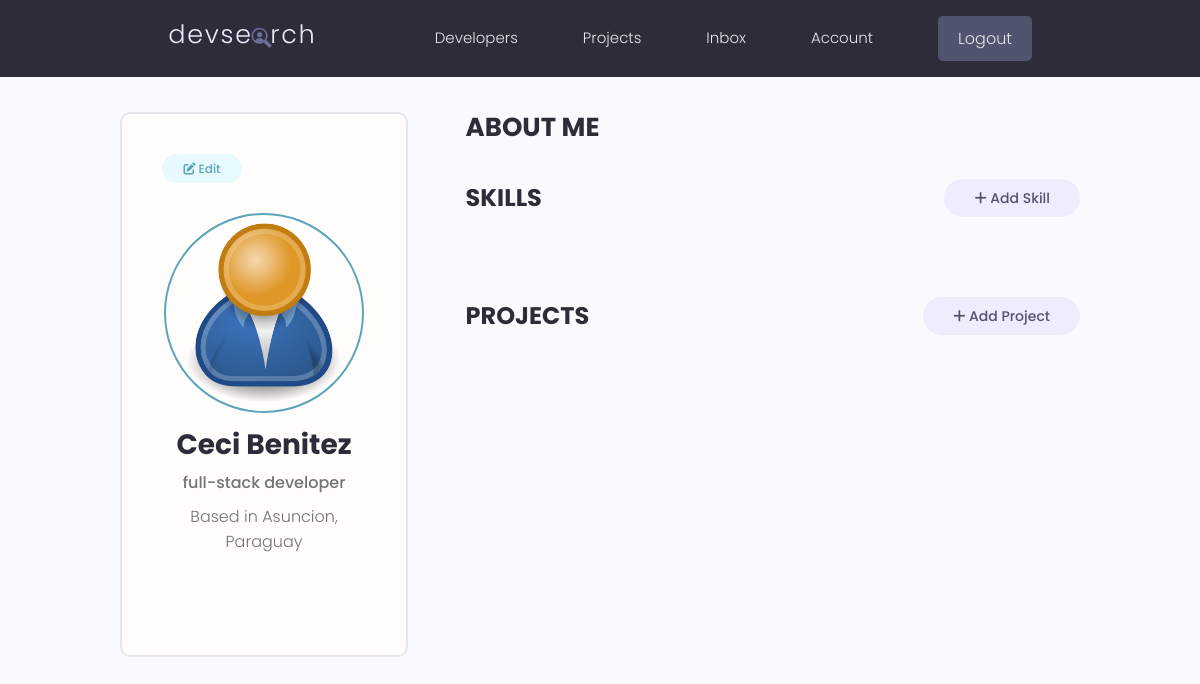
Page /account/ (signed in) on the earlier database version.
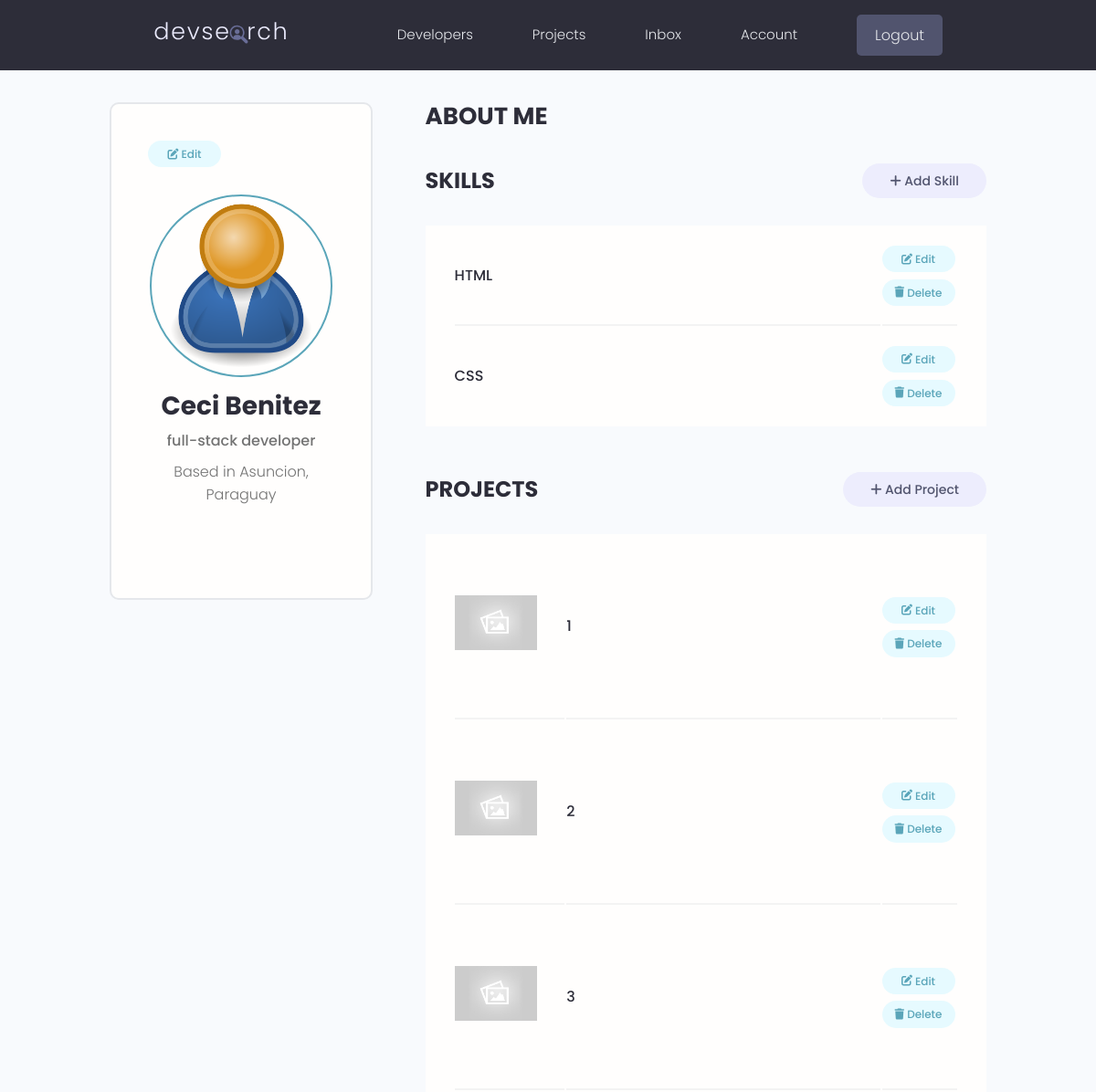
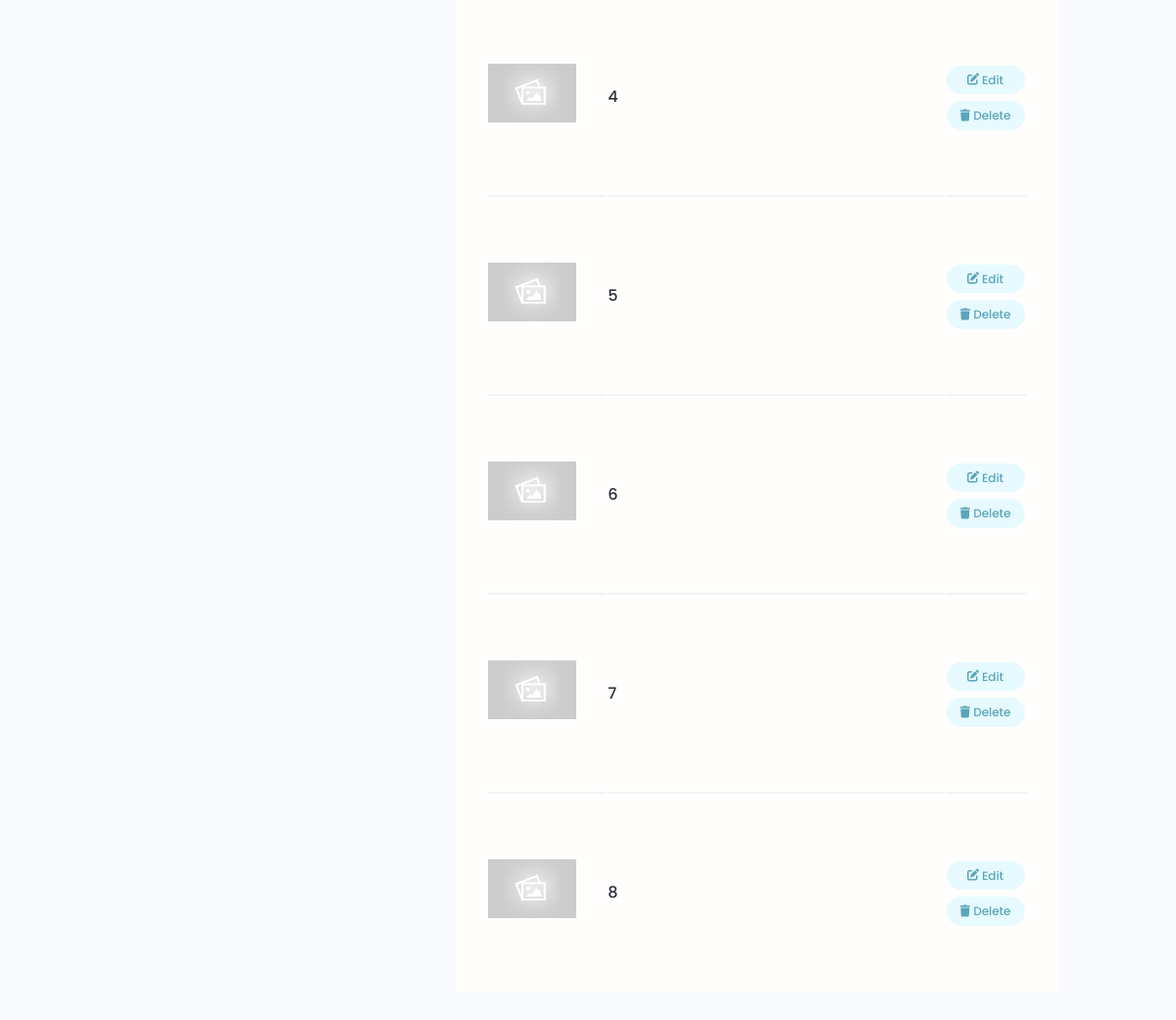
Same page on the later database version (2 pictures, top to bottom).
### users/models.py (models this page shows, shortened)
class Skill(models.Model):
    owner = models.ForeignKey(Profile, on_delete=models.CASCADE, null=True, blank=True)
    name = models.CharField(max_length=200, null=True, blank=True)
    description = models.TextField(null=True, blank=True)
    created = models.DateTimeField(auto_now_add=True)
    id = models.UUIDField(default=uuid.uuid4, unique=True, primary_key=True, editable=False)

### projects/models.py (models this page shows, shortened)
class Project(models.Model):
    owner = models.ForeignKey(Profile, null=True, blank=True, on_delete=models.SET_NULL)
    title = models.CharField(max_length=200)
    description = models.TextField(null=True, blank=True)
    featured_image = models.ImageField(null=True, blank=True, default="default.jpg")
    demo_link = models.CharField(max_length=2000, null=True, blank=True)
    source_link = models.CharField(max_length=2000, null=True, blank=True)
    tags = models.ManyToManyField("Tag", blank=True)
    vote_total = models.IntegerField(default=0, null=True, blank=True)
    vote_ratio = models.IntegerField(default=0, null=True, blank=True)
    created = models.DateTimeField(auto_now_add=True)
    id = models.UUIDField(default=uuid.uuid4, unique=True, primary_key=True, editable=False)
    class Meta:
        ordering = ["-vote_ratio", "-vote_total", "title"]

### users/views.py (the view)
# urls.py: path('account/', views.user_account, name="account"),
@login_required(login_url="login")
def user_account(request):
    profile = request.user.profile
    skills = profile.skill_set.all()
    projects = profile.project_set.all()
    context = {"profile": profile, "skills": skills, "projects": projects}
    return render(request, 'users/account.html', context)

### users/templates/users/account.html (shortened to what this page needs)
 {% extends 'main.html' %}
 {% block content %}
  <main class="settingsPage profile my-md">
    <div class="container">
      <div class="layout">
        <div class="column column--1of3">
          <div class="card text-center">
            <div class="card__body dev">
              <a class="tag tag--pill tag--main settings__btn wt" href="{% url 'edit-account' %}"><i class="fa-sharp fa-solid fa-pen-to-square"></i>&nbsp;Edit</a>
              <img class="avatar avatar--xl dev__avatar" src="{{profile.profile_image.url}}" />
              <h2 class="dev__name">{{ profile.name }}</h2>
              <p class="dev__title">{{ profile.short_intro }}</p>
              <p class="dev__location">Based in {{profile.location}}</p>
            </div>
          </div>
        </div>
        <div class="column column--2of3">
          <div class="devInfo">
            <h3 class="devInfo__title">About Me</h3>
          </div>
          <div class="settings">
            <h3 class="settings__title">Skills</h3>
            <a class="tag tag--pill tag--sub settings__btn tag--lg" href="{% url 'create-skill' %}"><i class="fa-solid fa-plus"></i>&nbsp;Add Skill</a>
          </div>
          <table class="settings__table">
            {% for skill in skills %}
            <tr>
              <td class="settings__tableInfo">
                <h4>{{skill.name}}</h4>
              </td>
              <td class="settings__tableActions">
                <a class="tag tag--pill tag--main settings__btn wt" href="{% url 'update-skill' skill.id %}"><i class="fa-sharp fa-solid fa-pen-to-square"></i>&nbsp;Edit</a>
                <a class="tag tag--pill tag--main settings__btn wt" href="{% url 'delete-skill' skill.id %}?next=/account"><i class="fa-sharp fa-solid fa-trash"></i>&nbsp;Delete</a>
              </td>
            </tr>
            {% endfor %}
          </table>
          <div class="settings">
            <h3 class="settings__title">Projects</h3>
            <a class="tag tag--pill tag--sub settings__btn tag--lg" href="{% url 'create-project' %}"><i class="fa-solid fa-plus"></i>&nbsp;Add Project</a>
          </div>
          <table class="settings__table">
            {% for project in projects %}
            <tr>
              <td class="settings__thumbnail">
                <a href="{% url 'project' project.id %}"><img src="{{project.featured_image.url}}" alt="Project Thumbnail" /></a>
              </td>
              <td class="settings__tableInfo">
                <a href="{% url 'project' project.id %}">{{project.title}}</a>
              </td>
              <td class="settings__tableActions">
                <a class="tag tag--pill tag--main settings__btn wt" href="{% url 'update-project' project.id %}"><i class="fa-sharp fa-solid fa-pen-to-square"></i>&nbsp;Edit</a>
                <a class="tag tag--pill tag--main settings__btn wt" href="{% url 'delete-project' project.id %}?next=/account"><i class="fa-sharp fa-solid fa-trash"></i>&nbsp;Delete</a>
              </td>
            </tr>
            {% endfor %}
          </table>
        </div>
      </div>
    </div>
  </main>
{% endblock content %}

Differences in the rows shown:
added Skill: name "HTML"
added Skill: name "CSS"
added Project: featured_image (placeholder picture), title "1"
added Project: featured_image (placeholder picture), title "2"
added Project: featured_image (placeholder picture), title "3"
added Project: featured_image (placeholder picture), title "4"
added Project: featured_image (placeholder picture), title "5"
added Project: featured_image (placeholder picture), title "6"
added Project: featured_image (placeholder picture), title "7"
added Project: featured_image (placeholder picture), title "8"
